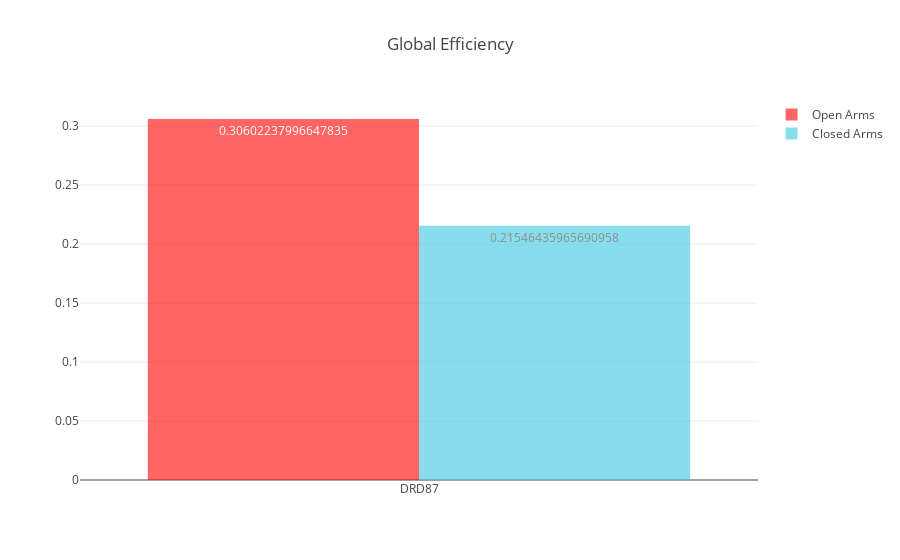

Notebook source saved alongside this figure:
### Markdown cell above
### *Path length is the minimum number of edges that must be traversed to go from one node to another. Random and complex networks have short mean path lengths (high global efficiency of parallel information transfer) whereas regular lattices have long mean path lengths. Efficiency is inversely related to path length but is numerically easier to use to estimate topological distances between elements of disconnected graphs.* (Bullmore and Sporns)

### We compute the global efficiency of all networks of interest, and we find that global efficiency was greater when the mice were in the open arms of the EPM.

### Code cell
open_arms_graphs = get_behavior_graphs(feature_extractors, "OpenArms_centerpoint")

open_measures = list()
for open_arms_graph in open_arms_graphs:
    open_measures.append(open_arms_graph.global_efficiency)    
    
closed_arms_graphs = get_behavior_graphs(feature_extractors, "ClosedArms_centerpoint")

closed_measures = list()
for closed_arms_graph in closed_arms_graphs:
    closed_measures.append(closed_arms_graph.global_efficiency)
    
plot_network_measures(open_measures, closed_measures, *x_axis, title="Global Efficiency")

### Figure 1 — Plotly figure (JSON) as saved in the notebook; plotly's stock layout.template omitted (floating-point values rounded to 4 significant figures)
{"data": [{"marker": {"color": "rgb(255, 0, 0)"}, "name": "Open Arms", "opacity": 0.6, "text": [0.306], "textposition": "auto", "type": "bar", "uid": "d64090", "x": ["DRD87"], "y": [0.306]}, {"marker": {"color": "rgb(58,200,225)"}, "name": "Closed Arms", "opacity": 0.6, "text": [0.2155], "textposition": "auto", "type": "bar", "uid": "0d824a", "x": ["DRD87"], "y": [0.2155]}], "layout": {"autosize": true, "title": "Global Efficiency", "xaxis": {"autorange": true, "range": [-0.5, 0.5], "type": "category"}, "yaxis": {"autorange": true, "range": [0, 0.3221], "type": "linear"}}}
